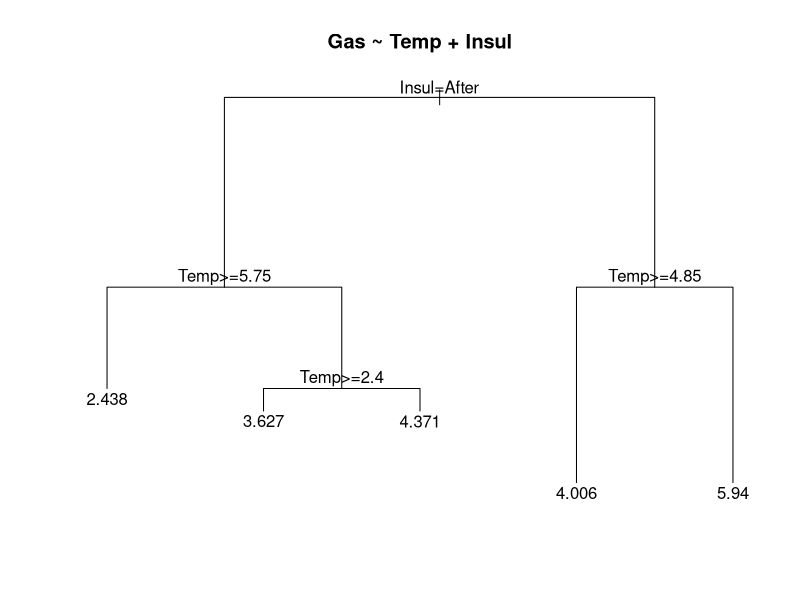

Write the R code that produced this figure.
library(MASS)
library(rpart)
#
#
data(whiteside) # from the MASS package
#
#
rpartWhiteC <- rpart(Gas ~ Temp + Insul, data = whiteside)
plot(rpartWhiteC, main='Gas ~ Temp + Insul')
text(rpartWhiteC, xpd = TRUE, minlength = 5)
print(rpartWhiteC)